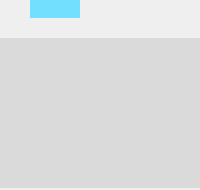
<?xml version="1.0" ?>
<ui version="4.0">
  <class>calc-R3-7-userCalcMeter</class>
  <widget class="QWidget" name="screen">
    <property name="geometry">
      <rect>
        <x>10</x>
        <y>20</y>
        <width>200</width>
        <height>190</height>
      </rect>
    </property>
    <property name="styleSheet">
      <string notr="true">QWidget#screen {
  color: rgb(0, 0, 0);
  background-color: rgb(200, 200, 200);
  }</string>
    </property>
    <property name="windowTitle">
      <string>calc-R3-7-userCalcMeter</string>
    </property>
    <widget class="QWidget" name="meter">
      <property name="geometry">
        <rect>
          <x>0</x>
          <y>38</y>
          <width>200</width>
          <height>150</height>
        </rect>
      </property>
      <property name="styleSheet">
        <string notr="true">QWidget#meter {
  color: rgb(0, 0, 0);
  background-color: rgb(218, 218, 218);
  }</string>
      </property>
      <property name="toolTip">
        <string>TBA widget: meter</string>
      </property>
    </widget>
    <widget class="QWidget" name="text_24">
      <property name="geometry">
        <rect>
          <x>0</x>
          <y>26</y>
          <width>200</width>
          <height>8</height>
        </rect>
      </property>
      <property name="styleSheet">
        <string notr="true">QWidget#text_24 {
  color: rgb(26, 115, 9);
  }</string>
      </property>
      <property name="toolTip">
        <string>TBA widget: text_24</string>
      </property>
    </widget>
    <widget class="QWidget" name="text_25">
      <property name="geometry">
        <rect>
          <x>0</x>
          <y>18</y>
          <width>200</width>
          <height>8</height>
        </rect>
      </property>
      <property name="styleSheet">
        <string notr="true">QWidget#text_25 {
  color: rgb(26, 115, 9);
  }</string>
      </property>
      <property name="toolTip">
        <string>TBA widget: text_25</string>
      </property>
    </widget>
    <widget class="QWidget" name="text_entry_16">
      <property name="geometry">
        <rect>
          <x>30</x>
          <y>0</y>
          <width>50</width>
          <height>18</height>
        </rect>
      </property>
      <property name="styleSheet">
        <string notr="true">QWidget#text_entry_16 {
  color: rgb(0, 0, 0);
  background-color: rgb(115, 223, 255);
  }</string>
      </property>
      <property name="toolTip">
        <string>TBA widget: text_entry_16</string>
      </property>
    </widget>
    <widget class="QWidget" name="composite_12">
      <property name="geometry">
        <rect>
          <x>120</x>
          <y>0</y>
          <width>80</width>
          <height>18</height>
        </rect>
      </property>
      <property name="toolTip">
        <string>TBA widget: composite_12</string>
      </property>
    </widget>
    <widget class="QWidget" name="text_26">
      <property name="geometry">
        <rect>
          <x>0</x>
          <y>2</y>
          <width>30</width>
          <height>14</height>
        </rect>
      </property>
      <property name="styleSheet">
        <string notr="true">QWidget#text_26 {
  color: rgb(0, 0, 0);
  }</string>
      </property>
      <property name="toolTip">
        <string>TBA widget: text_26</string>
      </property>
    </widget>
  </widget>
  <customwidgets>
    <customwidget>
      <class>PyDMLineEdit</class>
      <extends>QLineEdit</extends>
      <header>pydm.widgets.line_edit</header>
    </customwidget>
    <customwidget>
      <class>PyDMLabel</class>
      <extends>QLabel</extends>
      <header>pydm.widgets.label</header>
    </customwidget>
    <customwidget>
      <class>PyDMEmbeddedDisplay</class>
      <extends>QFrame</extends>
      <header>pydm.widgets.embedded_display</header>
    </customwidget>
    <customwidget>
      <class>PyDMRelatedDisplayButton</class>
      <extends>QPushButton</extends>
      <header>pydm.widgets.related_display_button</header>
    </customwidget>
  </customwidgets>
</ui>
